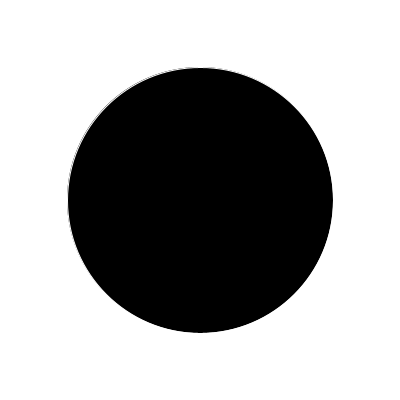
Frame 1 (no input)
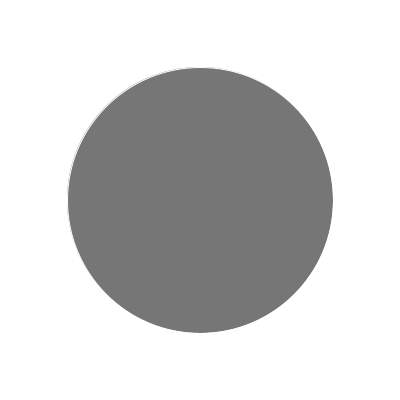
Frame 60 (the mouse pressed at the canvas centre just before this capture)
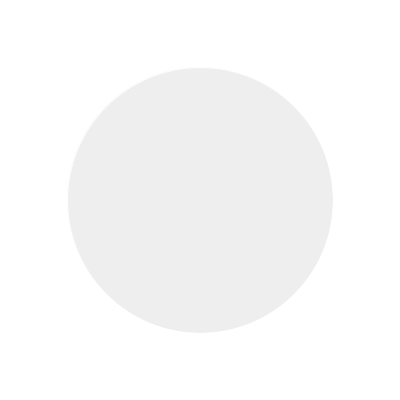
Frame 120 (the mouse held since frame 60 and released just before this capture)

The Processing sketch that drew these frames (run headless with seeded random() and noise(); from frame 60 on, the mouse is pressed at the canvas centre):

// Processing sketch: sketch_140425o
// ── sketch_140425o.pde
int xCircle;
int yCircle;
int colorCircle;
int radiusCircle;

void setup(){
  size(400,400);
  smooth();
  xCircle = width / 2;
  yCircle = height / 2;
  colorCircle = 0;
  radiusCircle = width/3;
}

void draw(){
  background(255,255,255);
  stroke(255,255,255);
  fill(colorCircle, colorCircle, colorCircle);
  ellipse(xCircle,yCircle,radiusCircle*2,radiusCircle*2);
  colorCircle = colorCircle + 2;
}
